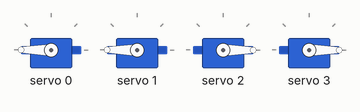
Simulated run of this sketch. Board: Arduino Uno, built with avr-gcc and run on an emulated ATmega328P. On the bench: 4 × servo. What the sketch prints to the serial monitor is not drawn.

Above: at 0.1 s.
At 2.1 s:
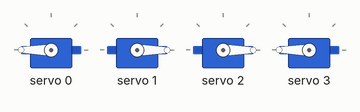
At 4.1 s:
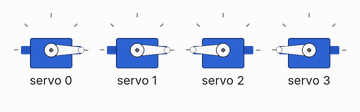
At 6.1 s:
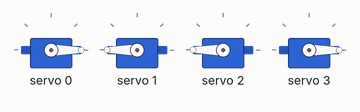
At 7.1 s:
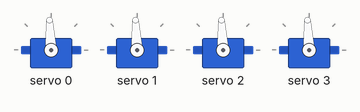
Timing chart, 0 to 8.6 s (numbered marks = the images above):
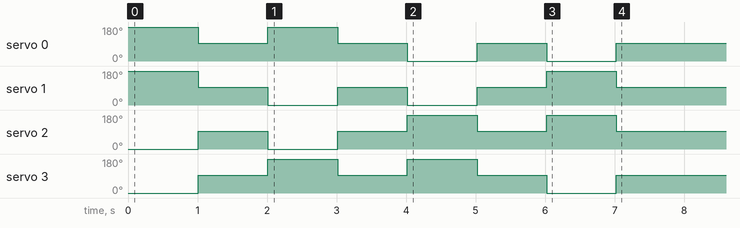

The sketch:

Drifter__PCA9685__SERVO__Deplacement_Carre_ok.ino
```cpp
//Libraries
//               Drifter__PCA9685__SERVO_Deplacement_Carre_OK.ino


#include <Wire.h>//https://www.arduino.cc/en/reference/wire
#include <Adafruit_PWMServoDriver.h>//https://github.com/adafruit/Adafruit-PWM-Servo-Driver-Library
//Constants
#define nbPCAServo 4
//Parameters
int MIN_IMP [nbPCAServo] ={ 500,  500, 2500, 2500}; //, 500, 500, 500, 500, 500, 500, 500, 500, 500, 500, 500, 500};
int MAX_IMP [nbPCAServo] ={2500, 2500,  500,  500}; //, 2500, 2500, 2500, 2500, 2500, 2500, 2500, 2500, 2500, 2500, 2500, 2500};
//int MIN_ANG [nbPCAServo] ={0, 0, 0, 0, 0, 0, 0, 0, 0, 0, 0, 0, 0, 0, 0, 0};
//int MAX_ANG [nbPCAServo] ={180, 180, 180, 180, 180, 180, 180, 180, 180, 180, 180, 180, 180, 180, 180, 180};
//Objects
Adafruit_PWMServoDriver pca= Adafruit_PWMServoDriver(0x40);  // pas de starp
void setup(){
//Init Serial USB
Serial.begin(115200);
Serial.println(F("Initialize System"));
pca.begin();
pca.setPWMFreq(60); 	// Analog servos run at ~60 Hz updates


/*  // clignoter
pinMode(LED_BUILTIN,OUTPUT);
digitalWrite(LED_BUILTIN,HIGH);
delay(500);
digitalWrite(LED_BUILTIN,LOW);
delay(500);
digitalWrite(LED_BUILTIN,HIGH);
delay(500);
digitalWrite(LED_BUILTIN,LOW);
delay(500);
digitalWrite(LED_BUILTIN,HIGH);
delay(500);
digitalWrite(LED_BUILTIN,LOW);
delay(500);
*/


//reset des sorties:
    for (int i=0; i<nbPCAServo; i++)  //  nbPCAServo; i++)
	    pca.setPin(i,0,true); // port du PCA, puissance, ???? desactive


	//pcaScenario();

  //Avant();
  Avant2();
  delay(1000);
  stop();
  delay(1000);

  //Avant();
  Droite2();
  delay(1000);
  stop();
  delay(1000);

  Arriere2();
  delay(1000);
  stop();
  delay(1000);

  Gauche2();
  delay(1000);
  stop();
  delay(1000);

  }
//===========================================================================
void loop(){

}
//**************************************************************************
//----------------------------------------------------------------------------
void Ar()
{
   	Serial.print("Ar:");
    //vers Avant:

    pca.writeMicroseconds(0,MIN_IMP[0]); //delay(10);
    pca.writeMicroseconds(1,MIN_IMP[1]); //delay(10);
    pca.writeMicroseconds(2,MIN_IMP[2]); //delay(10);
    pca.writeMicroseconds(3,MIN_IMP[3]); //delay(10);

 }//----------------------------------------------------------------------------
void stop()
{
   	Serial.print("stop:");
    //vers Avant:
	  for (int i=0; i<4; i++)  //  nbPCAServo; i++)
    {
      pca.writeMicroseconds(i,(MAX_IMP[i]+MIN_IMP[i])/2);

    }
 }
//**************************************************************************
void AvantTous()
{
   	Serial.print("AvantTous():");
    pca.writeMicroseconds(0,MAX_IMP[0]);
    pca.writeMicroseconds(1,MAX_IMP[1]);
    pca.writeMicroseconds(2,MAX_IMP[2]);
    pca.writeMicroseconds(3,MAX_IMP[3]);
 }

//----------------------------------------------------------------------------
void ArriereTous(void)
{
   	Serial.println("RArriereTous :");
    for (int i=0; i<4; i++)  //  nbPCAServo; i++)
    {
   	  Serial.print("  Servo: ");
 	    Serial.print(i);

      pca.writeMicroseconds(i,MIN_IMP[i]);
    }
    delay(2000);
    for (int i=0; i<4; i++)  //  nbPCAServo; i++)
	    pca.setPin(i,0,true); // port du PCA, puissance, ???? desactive
}
void Avant2()
{
   	Serial.print("Avant2:");
    //vers Avant:
	  pca.writeMicroseconds(0,MAX_IMP[0]);
    pca.writeMicroseconds(1,MAX_IMP[1]);
    pca.writeMicroseconds(2,MAX_IMP[2]);
    pca.writeMicroseconds(3,MAX_IMP[3]);
}
void Droite2()
{
   	Serial.print("Avant2:");
    //vers Avant:
	  pca.writeMicroseconds(0,MAX_IMP[0]);
    pca.writeMicroseconds(1,MIN_IMP[1]);
    pca.writeMicroseconds(2,MAX_IMP[2]);
    pca.writeMicroseconds(3,MIN_IMP[3]);
}
void Gauche2()
{
   	Serial.print("Avant2:");
    //vers Avant:
	  pca.writeMicroseconds(0,MIN_IMP[0]);
    pca.writeMicroseconds(1,MAX_IMP[1]);
    pca.writeMicroseconds(2,MIN_IMP[2]);
    pca.writeMicroseconds(3,MAX_IMP[3]);
}

void Arriere2()
{
   	Serial.print("Arriere2:");
    //vers Avant:
	  pca.writeMicroseconds(0,MIN_IMP[0]);
    pca.writeMicroseconds(1,MIN_IMP[1]);
    pca.writeMicroseconds(2,MIN_IMP[2]);
    pca.writeMicroseconds(3,MIN_IMP[3]);
}
//----------------------------------------------------------------------------
void Avant()
{
   	Serial.print("Avant:");
    //vers Avant:
	  pca.setPin(0,0,true); // deactivate pin i
    pca.writeMicroseconds(0,MAX_IMP[0]);
    delay(1000);
	  pca.setPin(0,0,true); // deactivate pin i

    pca.writeMicroseconds(1,MAX_IMP[1]);
    delay(1000);
	  pca.setPin(1,0,true); // deactivate pin i

    pca.writeMicroseconds(2,MAX_IMP[2]);
    delay(1000);
	  pca.setPin(2,0,true); // deactivate pin i

    pca.writeMicroseconds(3,MAX_IMP[3]);
    delay(1000);
    pca.setPin(3,0,true); // deactivate pin i
 }
//**************************************************************************

//----------------------------------------------------------------------------
void pcaScenario(){/* function pcaScenario */
  ////Scenario to test servomotors controlled by PCA9685 I2C Module
  for (int i=0; i<4; i++)  //  nbPCAServo; i++)
  {
   	Serial.println("pcaScenario:");
 	  Serial.println(i);

	  //int middleVal=((MAX_IMP[i]+MIN_IMP[i])/2)/20000*4096; // conversion µs to pwmval
	  //pca.setPWM(i,0,middleVal);

    //vers Avant:
	  for(int pos=(MAX_IMP[i]+MIN_IMP[i])/2;pos<MAX_IMP[i];pos+=10){
	  	pca.writeMicroseconds(i,pos);
      delay(10);
 	  }
	  for(int pos=MAX_IMP[i];pos>MIN_IMP[i];pos-=10){
		  pca.writeMicroseconds(i,pos);
      //LS delay(10);
	  }
	  for(int pos=MIN_IMP[i];pos<(MAX_IMP[i]+MIN_IMP[i])/2;pos+=10){
		  pca.writeMicroseconds(i,pos);
      // LS  delay(10);
	  }
	  pca.setPin(i,0,true); // deactivate pin i
	}
}
//=====================================================================
/*
int jointToImp(double x,int i){// function jointToImp
////Convert joint angle into pwm command value

 					int imp=(x - MIN_ANG[i]) * (MAX_IMP[i]-MIN_IMP[i]) / (MAX_ANG[i]-MIN_ANG[i]) + MIN_IMP[i];
 					imp=max(imp,MIN_IMP[i]);
 					imp=min(imp,MAX_IMP[i]);

 return imp;
}
*/
```
